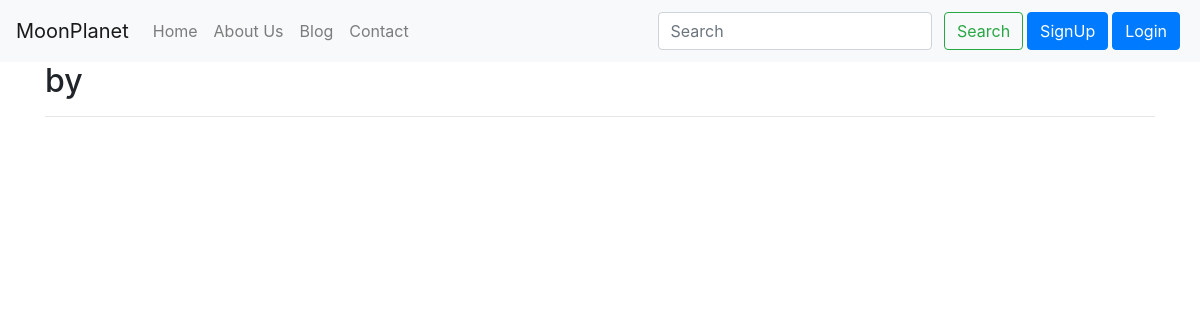
Page /blog/BST-wikipedia on the earlier database version.
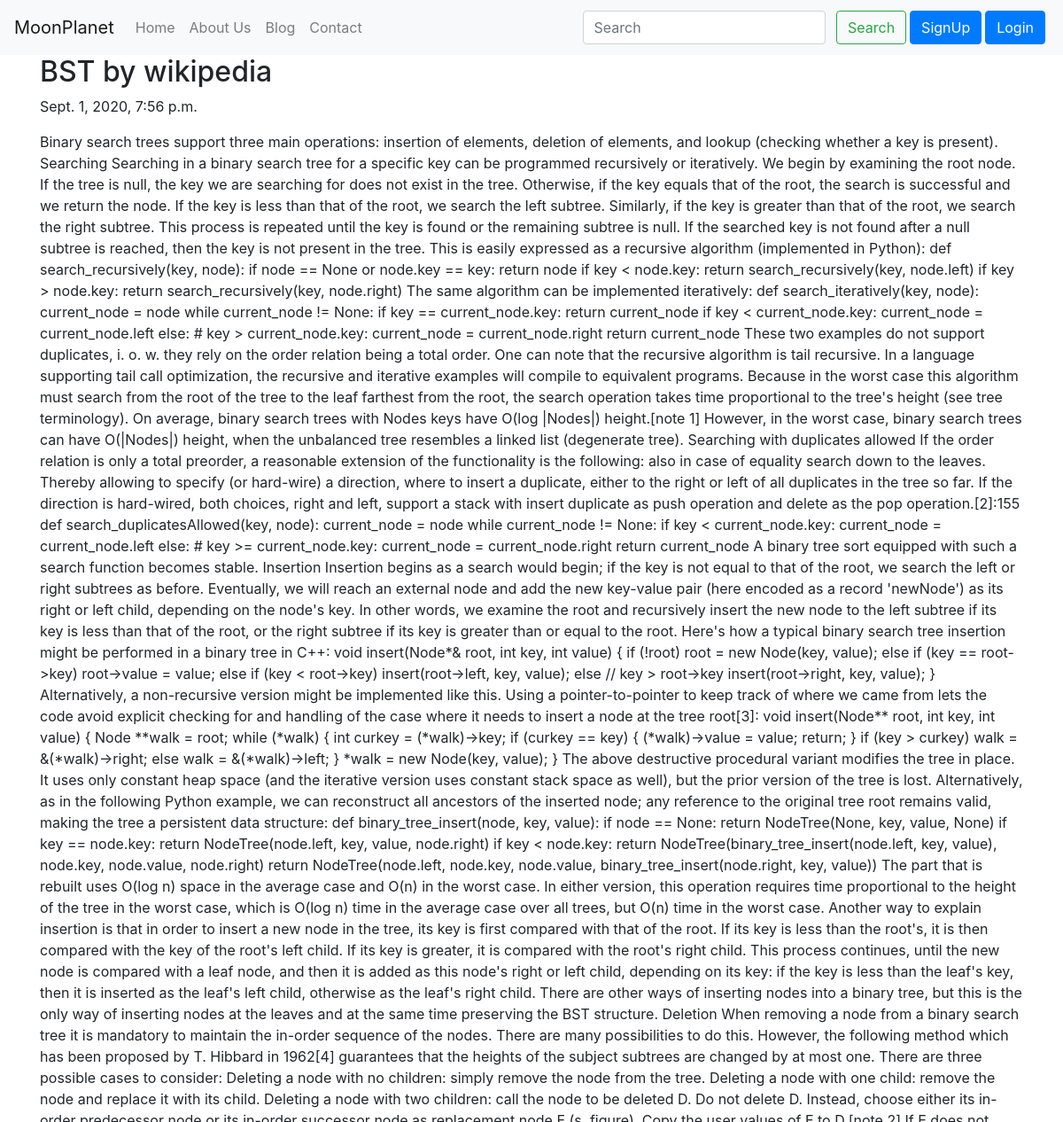
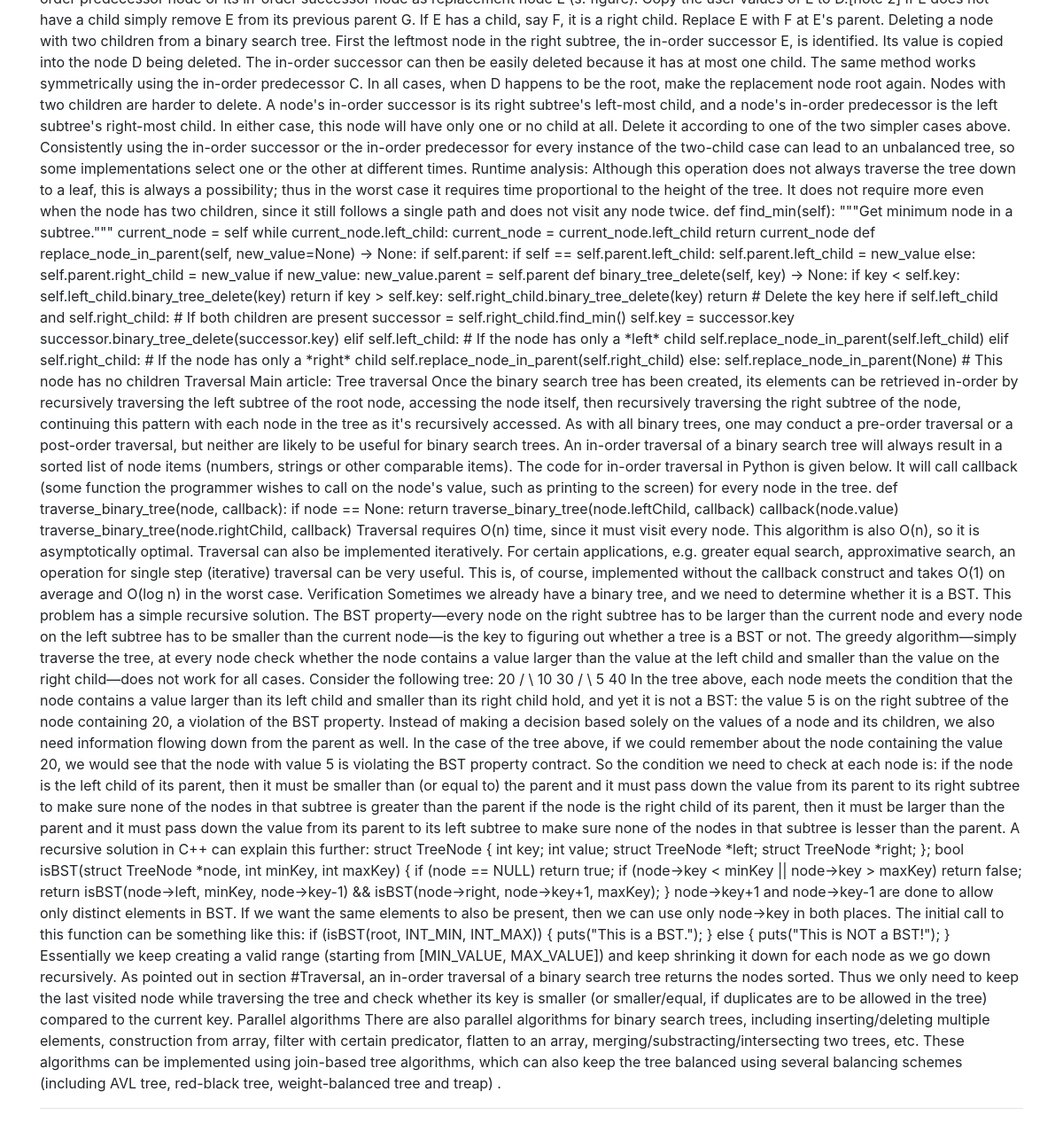
Same page on the later database version (2 pictures, top to bottom).
### blog/models.py (models this page shows, shortened)
class Post(models.Model):
	sno=models.AutoField(primary_key=True)
	title=models.CharField(max_length=250,blank=False)
	content=models.TextField()
	author= models.CharField(max_length=50, blank=False)
	slug = models.CharField(max_length=250,blank=False)
	timeStamp=models.DateTimeField(auto_now=False, auto_now_add=True,blank=False)

### blog/views.py (the view)
# urls.py: path('<str:slug>',views.blogPost,name='blogPost'),
def blogPost(request, slug):
	post=Post.objects.filter(slug=slug).first()
	context={'mypost':post}
	return render(request,'blog/blogPost.html',context)

### templates/blog/blogPost.html (shortened to what this page needs)
{%extends 'base.html'%}
{%block body%}
<div class="container">
	<h2 class="blog-post-title">{{mypost.title}} by {{mypost.author}}</h2>
	<p class="blog-post-meta">{{mypost.timeStamp}}</p>
	<p>{{mypost.content}}</p>
	<hr>
</div>
{%endblock%}

Differences in the rows shown:
added Post: title "BST", author "wikipedia", timeStamp "Sept. 1, 2020, 7:56 p.m.", content "Binary search trees support three main operations: insertion of elements, deletion of elements, and lookup (checking whether a key is present). Searching Searching in a binary search tree for a specific key can be programmed recursively or iteratively. We begin by examining the root node. If the tree is null, the key we are searching for does not exist in the tree. Otherwise, if the key equals that of the root, the search is successful and we return the node. If the key is less than that of the root, we search the left subtree. Similarly, if the key is greater than that of the root, we search the right subtree. This process is repeated until the key is found or the remaining subtree is…"
